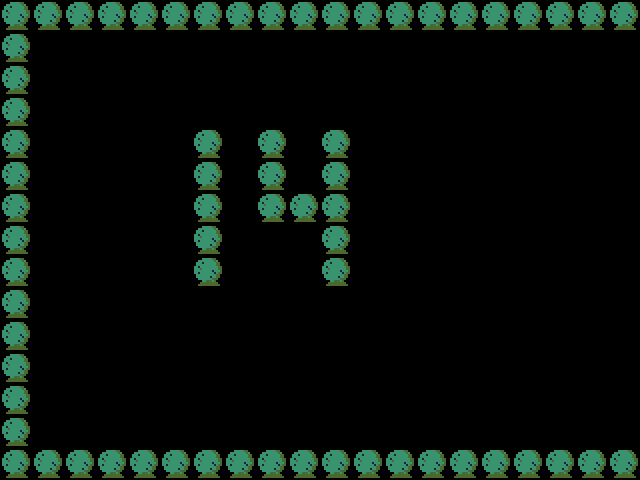

This is a level from a 2D game, rendered from its Tiled map with the project's own tilesets. A one-line summary and the complete map file follow:
An orthogonal 20x15 tile map with 32x32 px tiles, 1 tile layer (object).

<map version="1.0" orientation="orthogonal" renderorder="right-down" width="20" height="15" tilewidth="32" tileheight="32" nextobjectid="1">
 <tileset firstgid="1" name="tileset" tilewidth="32" tileheight="32" tilecount="64" columns="8">
  <image source="tileset.png" width="256" height="256" />
 </tileset>
 <layer name="object" width="20" height="15">
  <data encoding="csv">
3,3,3,3,3,3,3,3,3,3,3,3,3,3,3,3,3,3,3,3,
3,0,0,0,0,0,0,0,0,0,0,0,0,0,0,0,0,0,0,0,
3,0,0,0,0,0,0,0,0,0,0,0,0,0,0,0,0,0,0,0,
3,0,0,0,0,0,0,0,0,0,0,0,0,0,0,0,0,0,0,0,
3,0,0,0,0,0,3,0,3,0,3,0,0,0,0,0,0,0,0,0,
3,0,0,0,0,0,3,0,3,0,3,0,0,0,0,0,0,0,0,0,
3,0,0,0,0,0,3,0,3,3,3,0,0,0,0,0,0,0,0,0,
3,0,0,0,0,0,3,0,0,0,3,0,0,0,0,0,0,0,0,0,
3,0,0,0,0,0,3,0,0,0,3,0,0,0,0,0,0,0,0,0,
3,0,0,0,0,0,0,0,0,0,0,0,0,0,0,0,0,0,0,0,
3,0,0,0,0,0,0,0,0,0,0,0,0,0,0,0,0,0,0,0,
3,0,0,0,0,0,0,0,0,0,0,0,0,0,0,0,0,0,0,0,
3,0,0,0,0,0,0,0,0,0,0,0,0,0,0,0,0,0,0,0,
3,0,0,0,0,0,0,0,0,0,0,0,0,0,0,0,0,0,0,0,
3,3,3,3,3,3,3,3,3,3,3,3,3,3,3,3,3,3,3,3
</data>
 </layer>
</map>
